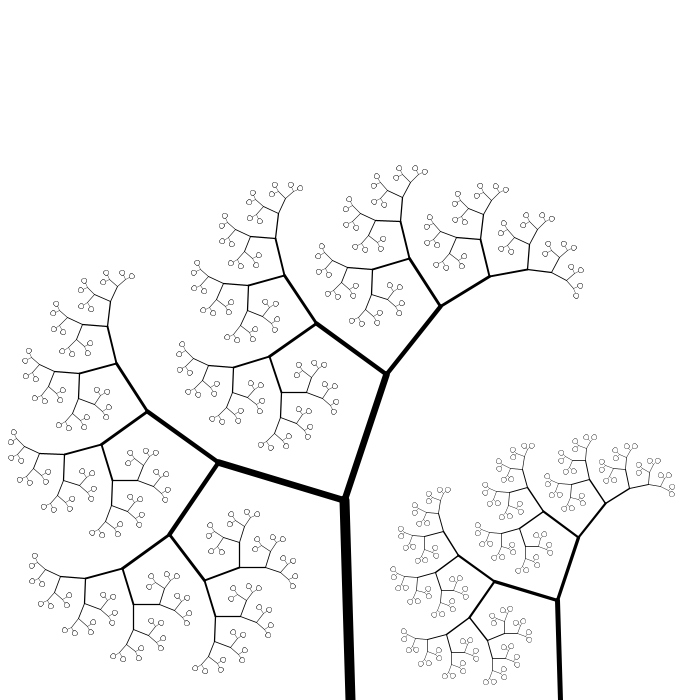
Frame 1 (no input)
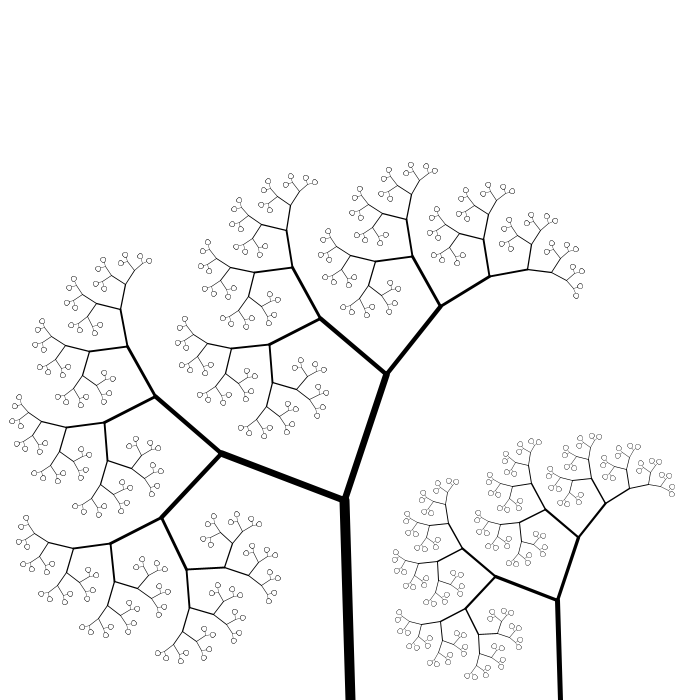
Frame 60 (the mouse pressed at the canvas centre just before this capture)
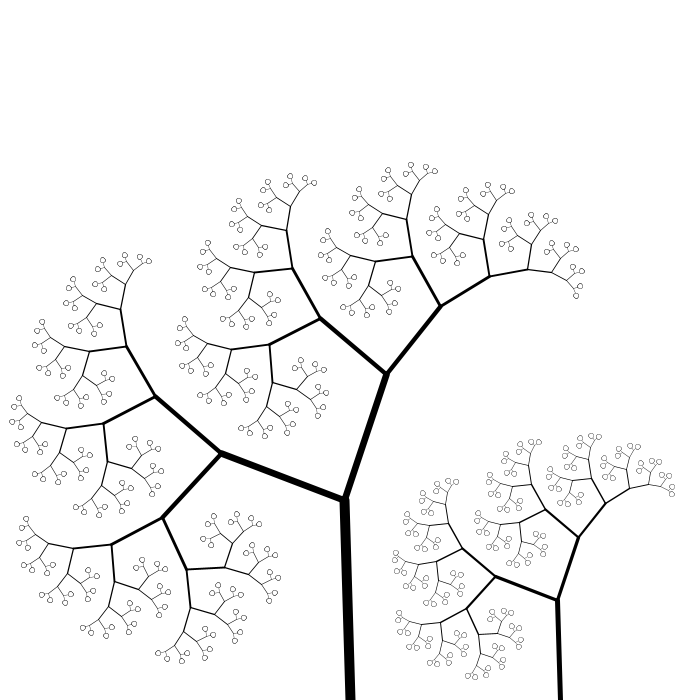
Frame 120 (the mouse held since frame 60 and released just before this capture)

The Processing sketch that drew these frames (run headless with seeded random() and noise(); from frame 60 on, the mouse is pressed at the canvas centre):

// Processing sketch: e07_drzewa_dwa
// ── e07_drzewa_dwa.pde
void setup()
{
  size(700, 700);
  background(255);
}

void draw()
{
  background(255);
  drzewo(width*0.5, height, 200, 91.5);
  drzewo(width*0.8, height, 100, 91.5);
}

void drzewo(float x, float y, float wysokosc, float kat)
{
  if (wysokosc > 5)
  { //lodyga/galazka
    float yk = y - wysokosc * sin(radians(kat));
    float xk = x + wysokosc * cos(radians(kat));
    strokeWeight(wysokosc*0.05);
    line(x, y, xk, yk);
    drzewo(xk, yk, wysokosc*0.66, kat + 60+20*noise(frameCount*0.01));
    drzewo(xk, yk, wysokosc*0.66, kat - 20);
  }
  else
  { //lisc
    ellipse(x, y, 5, 5);
  }
}
